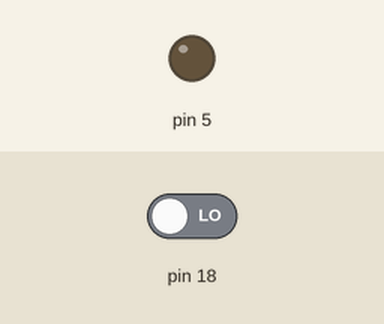
Recording of a sketch running on a simulated Arduino Uno, built with avr-gcc and run on an emulated ATmega328P. Shown: output pins drawn as LEDs (lit = HIGH). Inputs (shaded band) come from the test bench; at power-on: pin 18 LOW. What the sketch prints to the serial monitor is not drawn.

Above: at 1.2 s.
1.3 s: pin 18 driven HIGH
At 1.8 s:
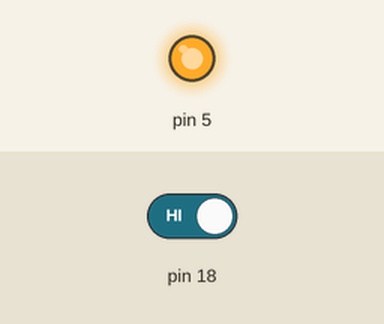
4.3 s: pin 18 driven LOW
At 5.5 s:
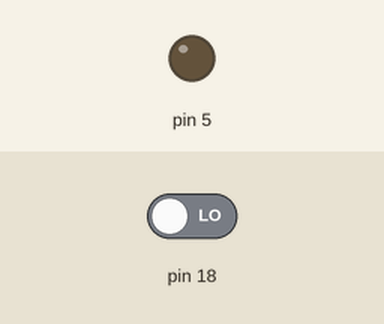
Timing chart, 0 to 7.3 s (numbered marks = the images above; inputs shaded):
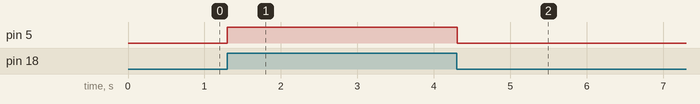

Measured:
- after the input at 1.3 s, pin 5: LOW → HIGH at once
- after the input at 4.3 s, pin 5: HIGH → LOW at once

The sketch:

human_body_sensor_alarm.ino
```cpp
void setup() {

  Serial.begin(115200);
  pinMode(5, OUTPUT);  // ISD1820錄放音模組輸出
  pinMode(18, INPUT);  // HW-416紅外線感應模組輸入
}

void loop() {

  int value = digitalRead(18);  // 讀取紅外線感應模組輸入值

  Serial.println(value);  // 印出紅外線感應模組輸入值

  if (value == 1) {

    Serial.println("發出告警");

    // 模擬ISD1820錄放音模組"按一下"
    digitalWrite(5, HIGH);
    delay(100);
    digitalWrite(5, LOW);
  }
}
```
